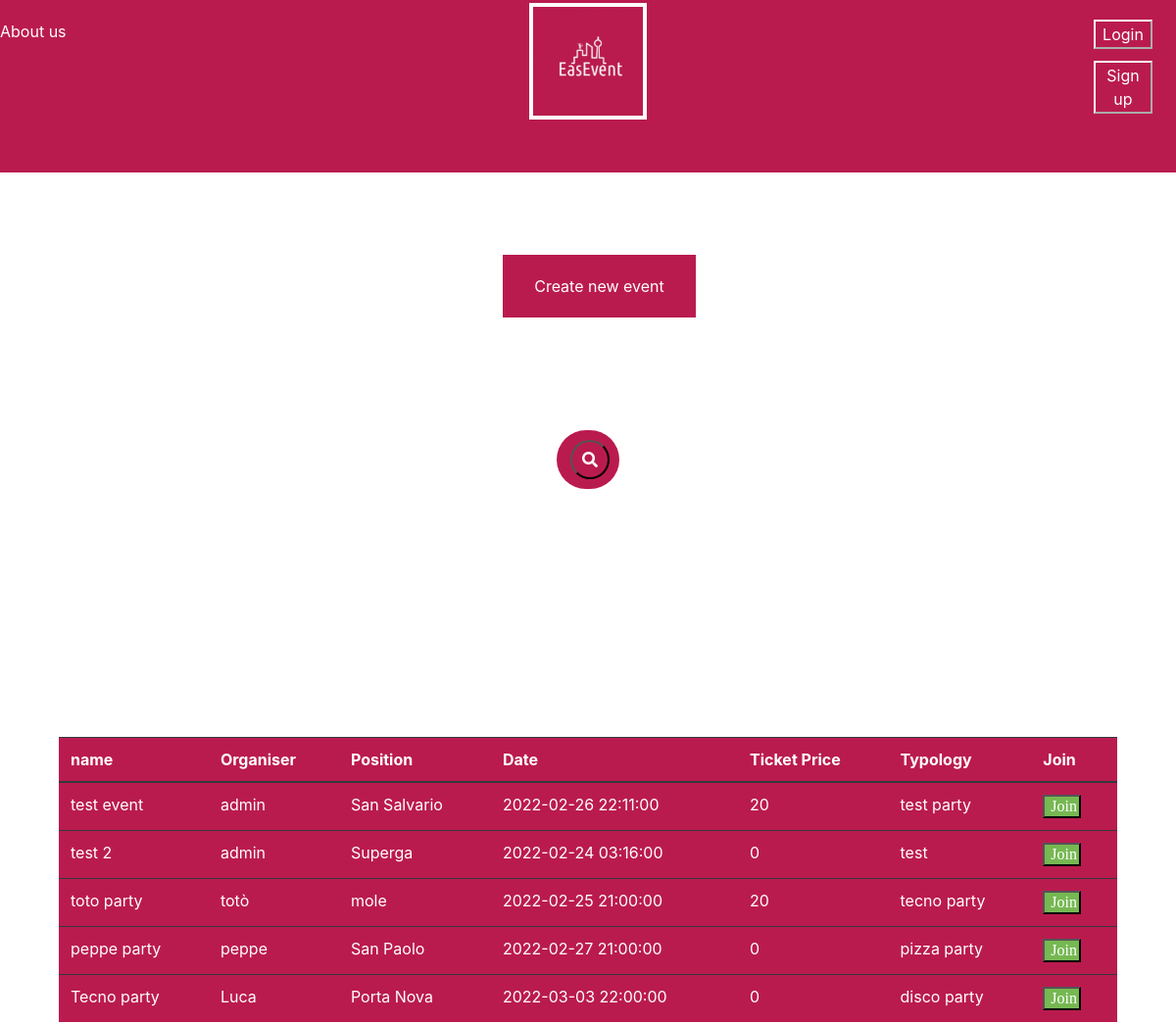
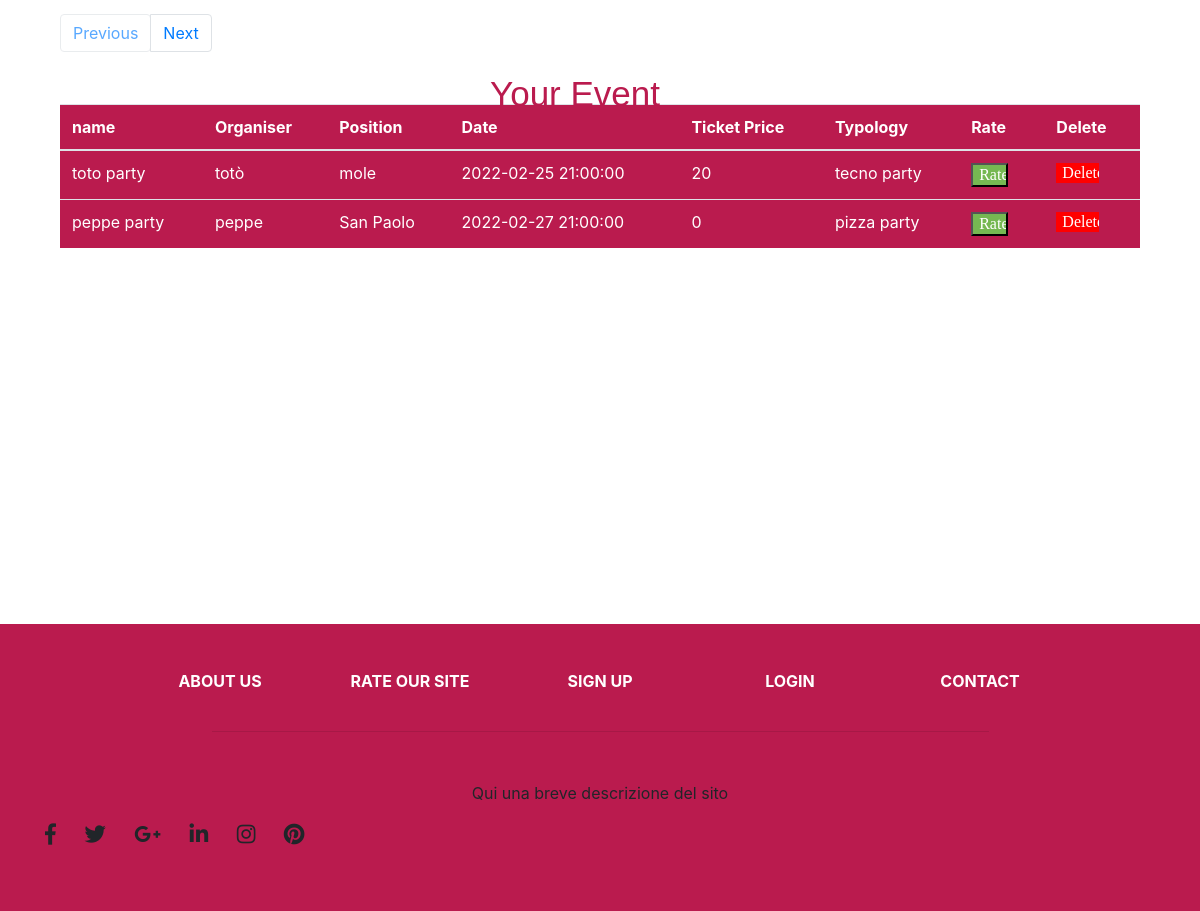
The page / on the database its author committed (2 pictures, top to bottom).
### tables this page shows
CREATE TABLE event (
	"Number" INTEGER NOT NULL, 
	"Name" VARCHAR(20) NOT NULL, 
	"Organiser" VARCHAR(20) NOT NULL, 
	"Position" VARCHAR(20) NOT NULL, 
	"Date" DATETIME NOT NULL, 
	"Number_of_entrance" INTEGER NOT NULL, 
	"Ticket_price" INTEGER, 
	"Typology" VARCHAR(20), 
	PRIMARY KEY ("Number"), 
	FOREIGN KEY("Position") REFERENCES position ("Zone")
);

CREATE TABLE join__event (
	id INTEGER NOT NULL, 
	"Email" VARCHAR(100), 
	"Name" VARCHAR(20) NOT NULL, 
	"Organiser" VARCHAR(20) NOT NULL, 
	"Position" VARCHAR(20) NOT NULL, 
	"Date" DATETIME NOT NULL, 
	"Number_of_entrance" INTEGER NOT NULL, 
	"Ticket_price" INTEGER, 
	"Typology" VARCHAR(20), 
	PRIMARY KEY (id), 
	FOREIGN KEY("Position") REFERENCES position ("Zone")
);

### app.py (the view, shortened to what this page needs)
@app.route('/', methods=['GET', 'POST'], defaults={"page": 1})
@app.route('/<int:page>', methods=['GET', 'POST'])
def index(page):
    from model import Event, join_Event
    form = JoinForm()
    page = page
    pages = 5
    event = Event.query.paginate(page, pages, error_out=False)
    joined_Event = join_Event.query.all()
    return render_template('homepage/index.html', event=event, joined_Event= joined_Event)

### form.py
class JoinForm(FlaskForm):
    email = EmailField(validators=[DataRequired(), Email()],render_kw={"placeholder": "Enter your email here"})
    submit = SubmitField("Join Event")

### templates/homepage/index.html (shortened to what this page needs)
<link href="//maxcdn.bootstrapcdn.com/bootstrap/4.1.1/css/bootstrap.min.css" rel="stylesheet" id="bootstrap-css">
<!DOCTYPE html>
<html>
  <head>
    <link rel="stylesheet" href="https://stackpath.bootstrapcdn.com/bootstrap/4.1.3/css/bootstrap.min.css">
    <link rel="stylesheet" href="https://use.fontawesome.com/releases/v5.5.0/css/all.css">
    <link rel= "stylesheet" type= "text/css" href= "{{ url_for('static',filename='home/style.css') }}">
  </head>
  <header>
      <div class="uplogo">
          <img class="logo" src="/static/login/logo.png" alt="img" width="10%">
      </div>
      <div>
          <a class="aboutus" href="/aboutus" style="color: white;" >About us</a>
      </div>
      <button onclick="window.location.href='/login'" style="color: #FFFFFF;background-color: #BA1B4E; border-color:white;position: relative;margin-left: 93%; margin-top: -2%;width: 5%">Login</button>
      <button onclick="window.location.href='/signup'" style="color: #FFFFFF;background-color: #BA1B4E; border-color:white;position: relative;margin-left: 93%; margin-top: 1%;width: 5%">Sign up</button>
  </header>
  <body>
    <div class="container h-100">
<a href="/loginfornewevent"  class="button">Create new event</a>
      <form action="/" method="post" autocomplete="off">
      <div class="d-flex justify-content-center h-100">
        <div class="searchbar">
          <input class="search_input" type="text" name="tag" id="tag" placeholder="Search...">
            <p class="mb-0">Search for the Via or Zone</p>
          <button onclick="func()"  style="background: #BA1B4E;color: #fff;cursor: pointer;" class="search_icon" type="submit"><i class="fas fa-search"></i></button>
        </div>
      </div>
      </form>
    </div>
<div class="row"  id="show_table" >
<div class="col">
  <table class="table table-dark" >
  <thead>
    <tr>
      <th scope="col">name</th>
      <th scope="col">Organiser</th>
      <th scope="col">Position</th>
      <th scope="col">Date</th>
      <th scope="col">Ticket Price</th>
      <th scope="col">Typology</th>
      <th scope="col">Join</th>
    </tr>
  </thead>
  <tbody>
  {%if empty%}
  <tr>
    <td colspan="7" align="center">{{empty}}</td>
  </tr>
  {%else%}
  {% for event in event.items %}
    <tr>
        <td>{{ event.Name }}</td>
        <td>{{ event.Organiser }}</td>
        <td>{{ event.Position }}</td>
        <td>{{ event.Date }}</td>
        <td>{{ event.Ticket_price }}</td>
        <td>{{ event.Typology }}</td>
        <td> <input type="button" onclick="window.location.href='/join/{{event.Number}}'"  class="button-join-table" value="Join"  /> </td>
    </tr>
  {% endfor %}
  {%endif%}
  </tbody>
 </table>
<nav aria-label="Page navigation example">
                <ul class="pagination">
                    {% if event.has_prev %}
                      <li class="page-item"> <a class="page-link" href="{{ url_for('index', page=event.prev_num) }}">Previous</a></li>
                    {% else %}
                      <li class="page-item"><a class="page-link btn disabled" href="#">Previous</a></li>
                    {% endif %}
                    {% if event.has_next %}
                      <li class="page-item"> <a class="page-link" href="{{ url_for('index', page=event.next_num) }}">Next</a></li>
                    {% else %}
                      <li class="page-item"><a class="page-link btn disabled" href="#">Next</a></li>
                    {% endif %}
                </ul>
    </nav>
</div>
</div>
  <p class="mb-1">Your Event</p>
<div>
  <table class="table table-dark-2" style="color: white">
  <thead>
    <tr>
      <th scope="col">name</th>
      <th scope="col">Organiser</th>
      <th scope="col">Position</th>
      <th scope="col">Date</th>
      <th scope="col">Ticket Price</th>
      <th scope="col">Typology</th>
      <th scope="col">Rate</th>
      <th scope="col">Delete</th>
    </tr>
  </thead>
  <tbody>
     {% for event2 in joined_Event %}
    <tr>
        <td>{{event2.Name}}</td>
        <td>{{event2.Organiser}}</td>
        <td>{{event2.Position}}</td>
        <td>{{event2.Date}}</td>
        <td>{{event2.Ticket_price}}</td>
        <td>{{event2.Typology}}</td>
        <td> <input type="button" onclick="window.location.href='/rate'" href="#"   class="button-join-table" value="Rate" /></td>
        <td> <input type="button" onclick="window.location.href='/delete/{{ event2.id }}'" class="button-join-table1" value="Delete" /></td>
    </tr>
   {% endfor %}
  </tbody>
 </table>
</div>
<br>
<br>
<br>
<br>
<br>
<br>
<br>
<br>
<br>
<br>
<br>
<br>
<br>
<br>
<br>
<footer class="page-footer font-small indigo">
  <div class="container">
    <div class="row text-center d-flex justify-content-center pt-5 mb-3">
      <div class="col-md-2 mb-3">
        <h6 class="text-uppercase font-weight-bold">
          <a href="/aboutus" style="color: white">About us</a>
        </h6>
      </div>
      <div class="col-md-2 mb-3">
        <h6 class="text-uppercase font-weight-bold">
          <a href="/rateus"style="color: white">Rate our site</a>
        </h6>
      </div>
      <div class="col-md-2 mb-3">
        <h6 class="text-uppercase font-weight-bold">
          <a href="/signup" style="color: white">Sign Up</a>
        </h6>
      </div>
      <div class="col-md-2 mb-3">
        <h6 class="text-uppercase font-weight-bold">
          <a href="/login" style="color: white">Login</a>
        </h6>
      </div>
      <div class="col-md-2 mb-3">
        <h6 class="text-uppercase font-weight-bold">
          <a href="/contact" style="color: white">Contact</a>
        </h6>
      </div>
    </div>
    <hr class="rgba-white-light" style="margin: 0 15%;">
    <div class="row d-flex text-center justify-content-center mb-md-0 mb-4">
      <div class="col-md-8 col-12 mt-5">
        <p style="line-height: 1.7rem">Qui una breve descrizione del sito</p>
      </div>
    </div>
    <div class="row pb-3">
      <div class="col-md-12">
        <div class="mb-5 flex-center">
          <a class="fb-ic">
            <i class="fab fa-facebook-f fa-lg white-text mr-4"> </i>
          </a>
          <a class="tw-ic">
            <i class="fab fa-twitter fa-lg white-text mr-4"> </i>
          </a>
          <a class="gplus-ic">
            <i class="fab fa-google-plus-g fa-lg white-text mr-4"> </i>
          </a>
          <a class="li-ic">
            <i class="fab fa-linkedin-in fa-lg white-text mr-4"> </i>
          </a>
          <a class="ins-ic">
            <i class="fab fa-instagram fa-lg white-text mr-4"> </i>
          </a>
          <a class="pin-ic">
            <i class="fab fa-pinterest fa-lg white-text"> </i>
          </a>
        </div>
      </div>
    </div>
  </div>
</footer>
  </body>
</html>

### static/home/style.css (style rules this page uses)
body,html { height: 100%; width: 100%; margin: 0; padding: 0; background: #ffff !important; }
header { background-color: #BA1B4E; height: 22%; }
.searchbar { margin-bottom: auto; margin-top: 175px; height: 60px; background-color: #BA1B4E; border-radius: 30px; padding: 10px; }
.search_input { color: white; border: 0; outline: 0; background: none; width: 0; caret-color:transparent; line-height: 40px; transition: width 0.4s linear; }
.search_input::placeholder { color: white; }
.uplogo { position: relative; width: auto; height: 20px; text-align: center; padding: 3px; }
.logo { border: 4px solid #ffff; }
.search_icon { height: 40px; width: 40px; float: right; display: flex; justify-content: center; align-items: center; border-radius: 50%; color:white; text-decoration:none; }
.mb-0 { position: absolute; font-family: "Berlin Sans FB Demi"; font-size: 35px; left: 39%; top: 47%; color: #BA1B4E; }
.button { position: relative; left: 42%; top: 8%; background-color: #BA1B4E; border: none; color: white; padding: 20px 32px; text-align: center; text-decoration: none; display: inline-block; font-size: 16px; margin: 4px 2px; cursor: pointer; }
.table-dark { width: 90%; background-color:#BA1B4E; position: center; margin-left: auto; margin-right: auto; margin-top: -20%; }
.button-join-table { width: 60%; background-color: #76b852; font-family: Amiri; color: white; position: center; margin-right: auto; margin-left: auto; }
.button-join-table1 { width: 60%; background-color: red; border: none; font-family: Amiri; color: white; position: center; margin-right: auto; margin-left: auto; }
.pagination { position: relative; margin-left: 5%; margin-right: auto; }
.mb-1 { position: absolute; font-family: 'Lucida Grande', 'Lucida Sans Unicode', 'Geneva', 'Verdana', sans-serif; font-size: 35px; right: 45%; top: auto; color: #BA1B4E; }
.table-dark-2 { width: 90%; background-color:#BA1B4E; position: center; margin-left: auto; margin-right: auto; margin-top: 3%; }
footer { background-color: #BA1B4E; }

### rows shown on the page
event: Name "test event", Organiser "admin", Position "San Salvario", Date "2022-02-26 22:11:00", Ticket_price "20", Typology "test party"
event: Name "test 2", Organiser "admin", Position "Superga", Date "2022-02-24 03:16:00", Ticket_price "0", Typology "test"
event: Name "toto party", Organiser "totò", Position "mole", Date "2022-02-25 21:00:00", Ticket_price "20", Typology "tecno party"
event: Name "peppe party", Organiser "peppe", Position "San Paolo", Date "2022-02-27 21:00:00", Ticket_price "0", Typology "pizza party"
event: Name "Tecno party", Organiser "Luca", Position "Porta Nova", Date "2022-03-03 22:00:00", Ticket_price "0", Typology "disco party"
join__event: Name "toto party", Organiser "totò", Position "mole", Date "2022-02-25 21:00:00", Ticket_price "20", Typology "tecno party"
join__event: Name "peppe party", Organiser "peppe", Position "San Paolo", Date "2022-02-27 21:00:00", Ticket_price "0", Typology "pizza party"
